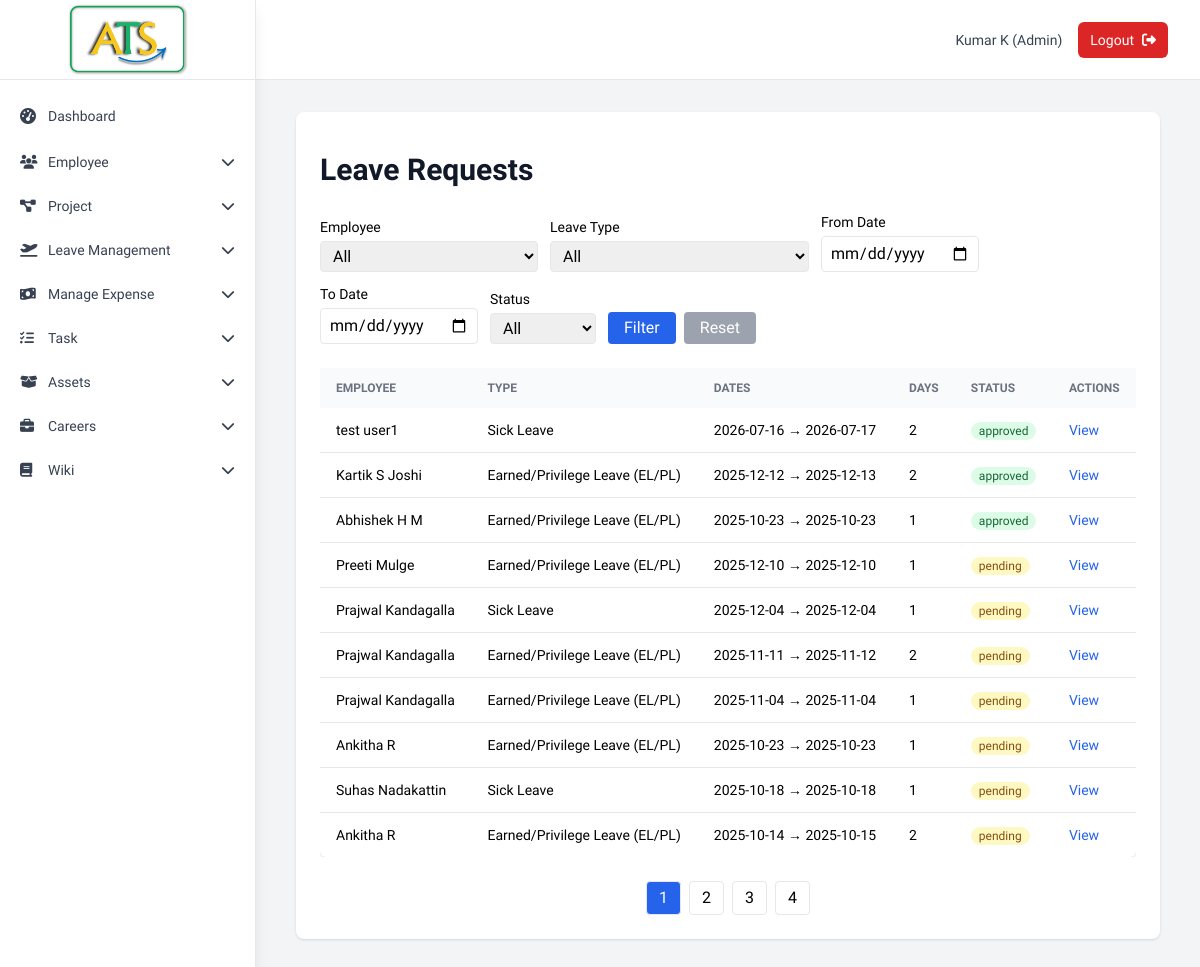
Screenshot of /admin/leave_requests (signed in) with the database file from the repository.
### tables this page shows
CREATE TABLE tbl_leave_request (
                request_id      INTEGER PRIMARY KEY AUTOINCREMENT,
                leave_type_id   INTEGER NOT NULL,
                employee_id     INTEGER NOT NULL,
                start_date      DATE    NOT NULL,
                end_date        DATE    NOT NULL,
                leave_desc      TEXT    CHECK (LENGTH(leave_desc)<=500),
                manager_id      INTEGER,
                comments        TEXT    CHECK (LENGTH(comments)<=200),
                status          TEXT    DEFAULT 'pending',   -- pending/approved/rejected
                inserted_date   DATETIME DEFAULT CURRENT_TIMESTAMP,
                FOREIGN KEY (leave_type_id) REFERENCES tbl_leave_type(leave_type_id),
                FOREIGN KEY (employee_id)  REFERENCES tbl_employee(emp_id),
                FOREIGN KEY (manager_id)   REFERENCES tbl_employee(emp_id)
            );

CREATE TABLE "tbl_leave_type" (
	"leave_type_id"	INTEGER,
	"leave_type"	TEXT NOT NULL CHECK(LENGTH("leave_type") <= 50) UNIQUE COLLATE NOCASE,
	"inserted_date"	DATETIME DEFAULT CURRENT_TIMESTAMP,
	PRIMARY KEY("leave_type_id" AUTOINCREMENT)
);

### Backup_Code/app1.py (the view)
@app.route('/admin/leave_requests')
def admin_leave_requests():
    if 'user_id' not in session or session['emp_type'] != 'admin':
        return redirect(url_for('login'))
    page = int(request.args.get('page', 1))
    per_page = 10
    offset = (page - 1) * per_page
    filters = []
    params = []
    employee = request.args.get('employee', '').strip()
    if employee:
        filters.append("e.emp_id = ?")
        params.append(employee)
    ltype = request.args.get('type', '').strip()
    if ltype:
        filters.append("lt.leave_type_id = ?")
        params.append(ltype)
    status = request.args.get('status', '').strip()
    if status:
        filters.append("lr.status = ?")
        params.append(status)
    from_date = request.args.get('from_date', '').strip()
    if from_date:
        filters.append("DATE(lr.start_date) >= ?")
        params.append(from_date)
    to_date = request.args.get('to_date', '').strip()
    if to_date:
        filters.append("DATE(lr.end_date) <= ?")
        params.append(to_date)
    where = 'WHERE ' + ' AND '.join(filters) if filters else ''
    total = db.count_leave_requests(where, tuple(params))
    requests = db.get_leave_requests_paginated(where, tuple(params), limit=per_page, offset=offset)
    total_pages = math.ceil(total / per_page)
    employees = db.get_employees(status_filter='active')
    leave_types = db.get_leave_types()
    return render_template('admin_leave_requests.html',
                           requests=requests,
                           page=page,
                           total_pages=total_pages,
                           employees=employees,
                           leave_types=leave_types)

### Backup_Code/app1.py (called while the page is built)
@app.template_filter('todate')
def todate(value):
    if not value:
        return ''
    if isinstance(value, datetime):
        return value.date()
    s = str(value).strip()
    for fmt in ('%Y-%m-%d %H:%M:%S', '%Y-%m-%d'):
        try:
            return datetime.strptime(s, fmt).date()
        except ValueError:
            continue
    try:
        return datetime.strptime(s[:10], '%Y-%m-%d').date()
    except Exception:
        return s  # give up, return raw

### Backup_Code/database.py (called while the page is built)
    def get_connection(self):
        return sqlite3.connect(self.db_name)

    def get_employees(self, status_filter='all'):
        conn = self.get_connection()
        cursor = conn.cursor()
        query = '''
            SELECT emp_id, first_name, last_name, gender, dob, address, phone_no, email, status, emp_type, inserted_date, password
            FROM tbl_employee
        '''
        params = []
        if status_filter != 'all':
            query += ' WHERE status = ?'
            params.append(status_filter)
        query += ' ORDER BY inserted_date DESC'
        cursor.execute(query, params)
        employees = cursor.fetchall()
        conn.close()
        return employees

    def get_leave_types(self):
        with self.get_connection() as c:
            return c.execute('SELECT leave_type_id, leave_type FROM tbl_leave_type ORDER BY leave_type').fetchall()

    def count_leave_requests(self, where='', params=()):
        with self.get_connection() as c:
            q = f'''
                SELECT COUNT(*)
                FROM tbl_leave_request lr
                JOIN tbl_leave_type lt ON lt.leave_type_id = lr.leave_type_id
                JOIN tbl_employee e ON e.emp_id = lr.employee_id
                {where}
            '''
            return c.execute(q, params).fetchone()[0]

### Backup_Code/templates/admin_leave_requests.html (shortened to what this page needs)
{% extends "base.html" %}
{% block content %}
<div class="max-w-6xl mx-auto px-4 sm:px-6 lg:px-2">
  <div class="bg-white shadow rounded-lg">
    <div class="px-4 py-5 sm:p-6">
      <h1 class="text-3xl font-bold text-gray-900 pt-4 text-left mb-6">Leave Requests</h1>
<form method="get" class="mb-6 flex flex-wrap items-end gap-3">
  <div>
    <label class="block text-sm font-medium mb-1">Employee</label>
    <select name="employee" class="border px-2 py-1 rounded">
      <option value="">All</option>
    </select>
  </div>
  <div>
    <label class="block text-sm font-medium mb-1">Leave Type</label>
    <select name="type" class="border px-2 py-1 rounded">
      <option value="">All</option>
    </select>
  </div>
  <div>
    <label class="block text-sm font-medium mb-1">From Date</label>
    <input type="date" name="from_date" value="{{ request.args.get('from_date', '') }}" class="border px-2 py-1 rounded">
  </div>
  <div>
    <label class="block text-sm font-medium mb-1">To Date</label>
    <input type="date" name="to_date" value="{{ request.args.get('to_date', '') }}" class="border px-2 py-1 rounded">
  </div>
  <div>
    <label class="block text-sm font-medium mb-1">Status</label>
    <select name="status" class="border px-2 py-1 rounded">
      <option value="">All</option>
    </select>
  </div>
  <div class="flex gap-2 items-center mt-6">
    <button type="submit" class="bg-blue-600 text-white px-4 py-1 rounded">Filter</button>
    <a href="{{ url_for('leave.admin_leave_requests') }}" class="bg-gray-400 text-white px-4 py-1 rounded">Reset</a>
  </div>
</form>
 <div class="overflow-x-auto">
      <table class="min-w-full bg-white rounded-md shadow text-sm">
        <thead class="bg-gray-50 text-left uppercase text-xs font-medium text-gray-500">
          <tr>
            <th class="px-4 py-3">Employee</th>
            <th class="px-4 py-3">Type</th>
            <th class="px-4 py-3">Dates</th>
            <th class="px-4 py-3">Days</th>
            <th class="px-4 py-3">Status</th>
            <th class="px-4 py-3">Actions</th>
          </tr>
        </thead>
        <tbody class="divide-y">
          {% for r in requests %}
            {% set days = (r[4]|todate - r[3]|todate).days + 1 %}
            <tr>
              <td class="px-4 py-3">{{ r[2] }}</td>
              <td class="px-4 py-3">{{ r[1] }}</td>
              <td class="px-4 py-3">{{ r[3] }} → {{ r[4] }}</td>
              <td class="px-4 py-3">{{ days }}</td>
              <td class="px-4 py-3">
                <span class="px-2 py-0.5 rounded-full text-xs
                {% if r[6] == 'approved' %}bg-green-100 text-green-800
                {% elif r[6] == 'rejected' %}bg-red-100 text-red-800
                {% else %}bg-yellow-100 text-yellow-800{% endif %}">
                  {{ r[6] }}
                </span>
              </td>
              <td class="px-4 py-3">
                <button class="view-btn text-blue-600 hover:underline"
                  data-id="{{ r[0] }}"
                  data-emp="{{ r[2] }}"
                  data-type="{{ r[1] }}"
                  data-dates="{{ r[3] }} → {{ r[4] }}"
                  data-desc="{{ r[5] }}"
                  data-status="{{ r[6] }}"
                  data-comments="{{ r[7] or '' }}">View</button>
              </td>
            </tr>
          {% endfor %}
        </tbody>
      </table>
      </div>
      <div class="mt-6">
        {% if total_pages > 1 %}
          <div class="flex justify-center space-x-2">
            {% for p in range(1, total_pages + 1) %}
              <a href="{{ url_for('leave.admin_leave_requests', page=p, **request.args.to_dict()) }}"
                 class="px-3 py-1 border rounded {% if p == page %}bg-blue-600 text-white{% endif %}">
                {{ p }}
              </a>
            {% endfor %}
          </div>
        {% endif %}
      </div>
    </div>
  </div>
</div>
{% endblock %}

### Backup_Code/templates/base.html (style rules this page uses)
html { scroll-behavior: smooth }
body { font-family: "Plus Jakarta Sans", sans-serif }

### rows the page displays
tbl_leave_request: r "test user1", leave_type "Sick Leave", start_date "2026-07-16", end_date "2026-07-17", days "2", status "approved"
tbl_leave_request: r "Kartik S Joshi", leave_type "Earned/Privilege Leave (EL/PL)", start_date "2025-12-12", end_date "2025-12-13", days "2", status "approved"
tbl_leave_request: r "Abhishek H M", leave_type "Earned/Privilege Leave (EL/PL)", start_date "2025-10-23", end_date "2025-10-23", days "1", status "approved"
tbl_leave_request: r "Preeti Mulge", leave_type "Earned/Privilege Leave (EL/PL)", start_date "2025-12-10", end_date "2025-12-10", days "1", status "pending"
tbl_leave_request: r "Prajwal Kandagalla", leave_type "Sick Leave", start_date "2025-12-04", end_date "2025-12-04", days "1", status "pending"
tbl_leave_request: r "Prajwal Kandagalla", leave_type "Earned/Privilege Leave (EL/PL)", start_date "2025-11-11", end_date "2025-11-12", days "2", status "pending"
tbl_leave_request: r "Prajwal Kandagalla", leave_type "Earned/Privilege Leave (EL/PL)", start_date "2025-11-04", end_date "2025-11-04", days "1", status "pending"
tbl_leave_request: r "Ankitha R", leave_type "Earned/Privilege Leave (EL/PL)", start_date "2025-10-23", end_date "2025-10-23", days "1", status "pending"
tbl_leave_request: r "Suhas Nadakattin", leave_type "Sick Leave", start_date "2025-10-18", end_date "2025-10-18", days "1", status "pending"
tbl_leave_request: r "Ankitha R", leave_type "Earned/Privilege Leave (EL/PL)", start_date "2025-10-14", end_date "2025-10-15", days "2", status "pending"

### other values shown
{{ label }} "Dashboard"
{{ session.first_name }} "Kumar"
{{ session.last_name }} "K"
{{ session.emp_type.title() }} "Admin"
{{ p }} "1" "2" "3" "4"
